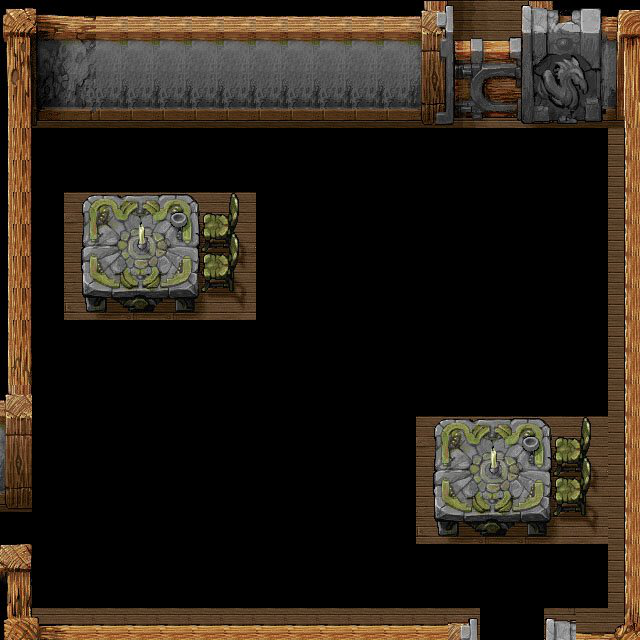

Rendered tile map (Tiled .tmx) drawn with the repository's tilesets; below, a short description and the full map source, tile grids included:
An orthogonal 20x20 tile map with 32x32 px tiles, 1 tile layer (Tile Layer 1).

<map version="1.0" tiledversion="1.0.3" orientation="orthogonal" renderorder="right-down" width="20" height="20" tilewidth="32" tileheight="32" nextobjectid="1">
 <tileset firstgid="1" source="Room_2.tsx" />
 <layer name="Tile Layer 1" width="20" height="20">
  <data encoding="csv">
1,2,3,4,5,6,7,8,9,10,11,12,13,14,15,16,17,18,19,20,
21,22,23,24,25,26,27,28,29,30,31,32,33,34,35,36,37,38,39,40,
41,42,43,44,45,46,47,48,49,50,51,52,53,54,55,56,57,58,59,60,
61,62,63,64,65,66,67,68,69,70,71,72,73,74,75,76,77,78,79,80,
81,0,0,0,0,0,0,0,0,0,0,0,0,0,0,0,0,0,0,100,
101,0,0,0,0,0,0,0,0,0,0,0,0,0,0,0,0,0,0,120,
121,0,123,124,125,126,127,128,0,0,0,0,0,0,0,0,0,0,0,140,
141,0,143,144,145,146,147,148,0,0,0,0,0,0,0,0,0,0,0,160,
161,0,163,164,165,166,167,168,0,0,0,0,0,0,0,0,0,0,0,180,
181,0,183,184,185,186,187,188,0,0,0,0,0,0,0,0,0,0,0,200,
201,0,0,0,0,0,0,0,0,0,0,0,0,0,0,0,0,0,0,220,
221,0,0,0,0,0,0,0,0,0,0,0,0,0,0,0,0,0,0,240,
241,0,0,0,0,0,0,0,0,0,0,0,0,0,0,0,0,0,0,260,
261,0,0,0,0,0,0,0,0,0,0,0,0,274,275,276,277,278,279,280,
281,0,0,0,0,0,0,0,0,0,0,0,0,294,295,296,297,298,299,300,
301,0,0,0,0,0,0,0,0,0,0,0,0,314,315,316,317,318,319,320,
0,0,0,0,0,0,0,0,0,0,0,0,0,334,335,336,337,338,339,340,
341,0,0,0,0,0,0,0,0,0,0,0,0,0,0,0,0,0,0,360,
361,0,0,0,0,0,0,0,0,0,0,0,0,0,0,0,0,0,0,380,
381,382,383,384,385,386,387,388,389,390,391,392,393,394,395,0,0,398,399,400
</data>
 </layer>
</map>